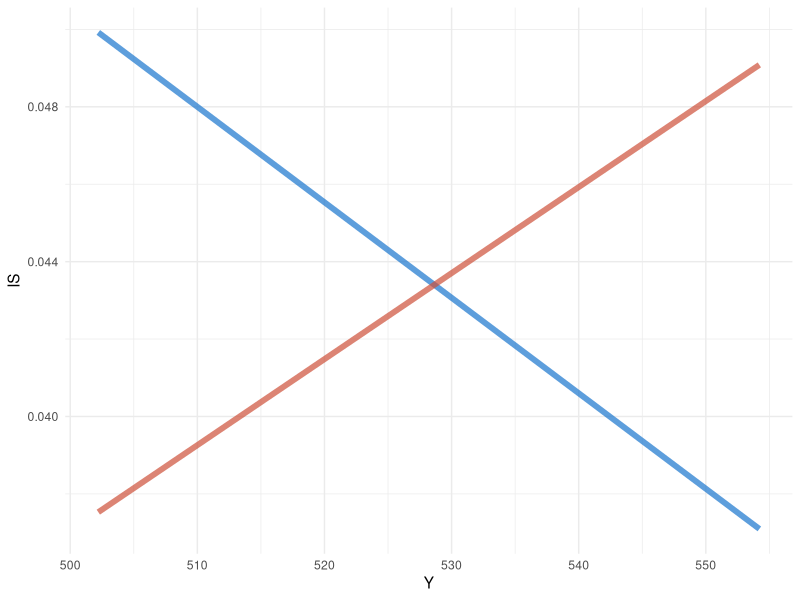

The R script that drew this image:
# IS-LS model ----
# A closed economy in a short-medium run

# Packages ----
library(tidyverse)

# Parameters ----
c <- 0.63 # marginal propensity to consume
b <- 1500 # sensibility of the investment to the interest rate
k <- 0.6 # sensibility of the money demand to the product
h <- 2700 # sensibility of the money demand to the interest rate

# exogenous variable ----
C_bar <- 55 # autonomous consumption
I_bar <- 75 # autonomous investment
G_bar <- 200 # government spending
T_bar <- 110 # tax on income
M_bar <- 200 # money supply
P_bar <- 1 # price level (fixed in the short-run)

# Matrix representation ----
A <- rbind(c(1, -1, -1, 0),
           c(-c, 1, 0, 0),
           c(0, 0, 1, b),
           c(k, 0, 0, -h))
d <- c(G_bar, C_bar-c*T_bar, I_bar, M_bar/P_bar)

# Solutions ----
x <- solve(A, d)

# Creating diagram ----
Y <- seq(0.95*x[1], 1.05*x[1], 1)
C <- C_bar + c*(Y - T_bar)
I <- Y - C - G_bar
IS <- (I_bar-I)/b
LM <- 1/h*(k*Y-M_bar/P_bar)

data <- tibble(Y, C, I, IS, LM)

# graphing ----
ggplot(data, aes(x = Y)) + 
  geom_line(aes(y = IS), size = 2, alpha = .7, colour = 'dodgerblue3') +
  geom_line(aes(y = LM), size = 2, alpha = .7, colour = 'tomato3') +
  theme_minimal()
